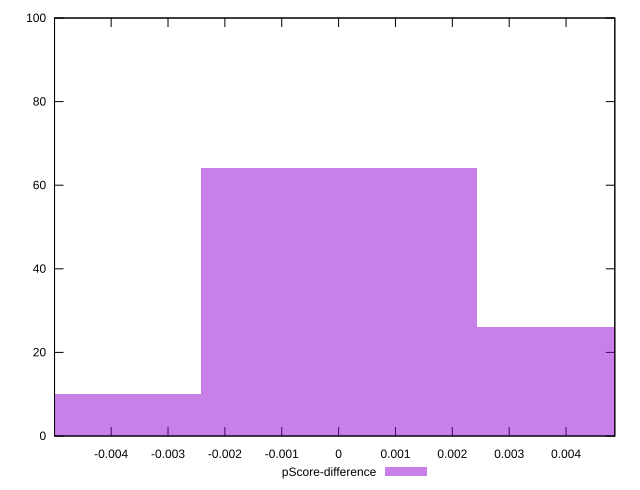

Reproduce this figure in gnuplot.
reset

$pScoreDifference <<EOF
0 64
0.00485056810927298 26
-0.00485056810927298 10
EOF

set key outside below
set boxwidth 0.00485056810927298
set xrange [-0.00499567557792735:0.004857496266000516]
set yrange [0:100]
set trange [0:100]
set style fill transparent solid 0.5 noborder
set terminal svg size 640, 490 enhanced background rgb 'white'
set output "report_00018_2021-02-10T15-25-16.877Z/first-meaningful-paint/samples/pages+cached/pScore-difference/histogram.svg"

plot $pScoreDifference title "pScore-difference" with boxes

reset
